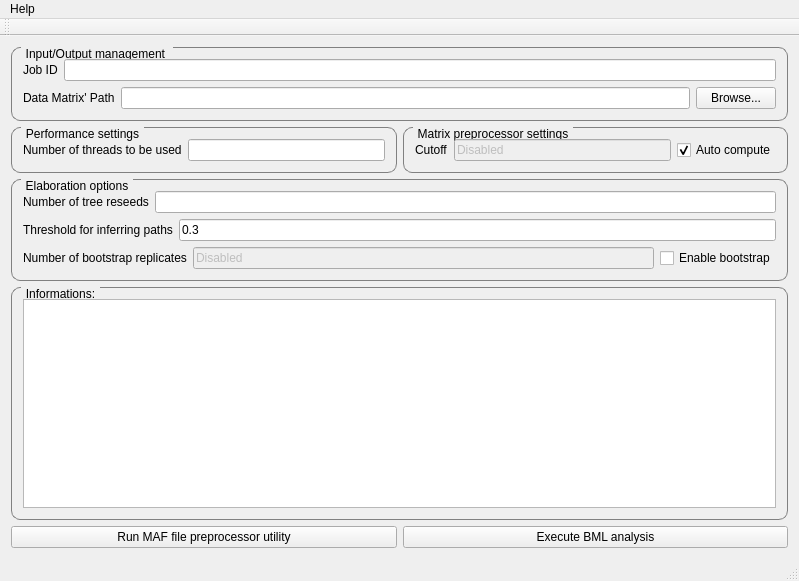
<?xml version="1.0" encoding="UTF-8"?>
<ui version="4.0">
 <class>MainMenu</class>
 <widget class="QMainWindow" name="MainMenu">
  <property name="geometry">
   <rect>
    <x>0</x>
    <y>0</y>
    <width>799</width>
    <height>581</height>
   </rect>
  </property>
  <property name="windowTitle">
   <string>BML: Bayesan Mutation Landscape</string>
  </property>
  <widget class="QWidget" name="centralWidget">
   <layout class="QVBoxLayout" name="verticalLayout_8">
    <item>
     <layout class="QVBoxLayout" name="verticalLayout_7">
      <item>
       <layout class="QVBoxLayout" name="verticalLayout_6">
        <item>
         <widget class="QGroupBox" name="groupBox">
          <property name="autoFillBackground">
           <bool>false</bool>
          </property>
          <property name="styleSheet">
           <string notr="true">

QGroupBox {
    border: 1px solid gray;
    border-radius: 9px;
    margin-top: 0.5em;
}

QGroupBox::title {
    subcontrol-origin: margin;
    left: 10px;
    padding: 0 3px 0 3px;
}

</string>
          </property>
          <property name="title">
           <string>Input/Output management </string>
          </property>
          <property name="flat">
           <bool>false</bool>
          </property>
          <property name="checkable">
           <bool>false</bool>
          </property>
          <layout class="QVBoxLayout" name="verticalLayout_5">
           <item>
            <layout class="QHBoxLayout" name="horizontalLayout_7">
             <item>
              <widget class="QLabel" name="label_2">
               <property name="text">
                <string>Job ID</string>
               </property>
              </widget>
             </item>
             <item>
              <widget class="QLineEdit" name="jobLine">
               <property name="text">
                <string/>
               </property>
              </widget>
             </item>
            </layout>
           </item>
           <item>
            <layout class="QHBoxLayout" name="horizontalLayout_4">
             <item>
              <widget class="QLabel" name="label">
               <property name="text">
                <string>Data Matrix' Path</string>
               </property>
              </widget>
             </item>
             <item>
              <widget class="QLineEdit" name="matrixPathLine">
               <property name="text">
                <string/>
               </property>
              </widget>
             </item>
             <item>
              <widget class="QPushButton" name="browseButton">
               <property name="text">
                <string>Browse...</string>
               </property>
              </widget>
             </item>
            </layout>
           </item>
          </layout>
         </widget>
        </item>
        <item>
         <layout class="QHBoxLayout" name="horizontalLayout_8">
          <item>
           <widget class="QGroupBox" name="groupBox_3">
            <property name="styleSheet">
             <string notr="true">

QGroupBox {
    border: 1px solid gray;
    border-radius: 9px;
    margin-top: 0.5em;
}

QGroupBox::title {
    subcontrol-origin: margin;
    left: 10px;
    padding: 0 3px 0 3px;
}

</string>
            </property>
            <property name="title">
             <string>Performance settings</string>
            </property>
            <layout class="QVBoxLayout" name="verticalLayout_3">
             <item>
              <layout class="QHBoxLayout" name="horizontalLayout_14">
               <item>
                <widget class="QLabel" name="label_10">
                 <property name="text">
                  <string>Number of threads to be used</string>
                 </property>
                </widget>
               </item>
               <item>
                <widget class="QLineEdit" name="numberOfThreadsLine">
                 <property name="text">
                  <string/>
                 </property>
                </widget>
               </item>
              </layout>
             </item>
            </layout>
           </widget>
          </item>
          <item>
           <widget class="QGroupBox" name="groupBox_2">
            <property name="styleSheet">
             <string notr="true">

QGroupBox {
    border: 1px solid gray;
    border-radius: 9px;
    margin-top: 0.5em;
}

QGroupBox::title {
    subcontrol-origin: margin;
    left: 10px;
    padding: 0 3px 0 3px;
}

</string>
            </property>
            <property name="title">
             <string>Matrix preprocessor settings</string>
            </property>
            <layout class="QVBoxLayout" name="verticalLayout_4">
             <item>
              <layout class="QHBoxLayout" name="horizontalLayout_13">
               <item>
                <layout class="QHBoxLayout" name="horizontalLayout_12">
                 <item>
                  <widget class="QLabel" name="label_8">
                   <property name="text">
                    <string>Cutoff</string>
                   </property>
                  </widget>
                 </item>
                 <item>
                  <widget class="QLineEdit" name="CutoffLine">
                   <property name="enabled">
                    <bool>false</bool>
                   </property>
                   <property name="text">
                    <string>Disabled</string>
                   </property>
                  </widget>
                 </item>
                </layout>
               </item>
               <item>
                <widget class="QCheckBox" name="autoCutoffCheckBox">
                 <property name="text">
                  <string>Auto compute</string>
                 </property>
                 <property name="checked">
                  <bool>true</bool>
                 </property>
                 <property name="tristate">
                  <bool>false</bool>
                 </property>
                </widget>
               </item>
              </layout>
             </item>
            </layout>
           </widget>
          </item>
         </layout>
        </item>
        <item>
         <widget class="QGroupBox" name="groupBox_5">
          <property name="styleSheet">
           <string notr="true">

QGroupBox {
    border: 1px solid gray;
    border-radius: 9px;
    margin-top: 0.5em;
}

QGroupBox::title {
    subcontrol-origin: margin;
    left: 10px;
    padding: 0 3px 0 3px;
}

</string>
          </property>
          <property name="title">
           <string>Elaboration options</string>
          </property>
          <layout class="QVBoxLayout" name="verticalLayout_2">
           <item>
            <layout class="QHBoxLayout" name="horizontalLayout_17">
             <item>
              <widget class="QLabel" name="label_11">
               <property name="text">
                <string>Number of tree reseeds</string>
               </property>
              </widget>
             </item>
             <item>
              <widget class="QLineEdit" name="reseedsLine">
               <property name="text">
                <string/>
               </property>
              </widget>
             </item>
            </layout>
           </item>
           <item>
            <layout class="QHBoxLayout" name="horizontalLayout_16">
             <item>
              <widget class="QLabel" name="label_12">
               <property name="text">
                <string>Threshold for inferring paths</string>
               </property>
              </widget>
             </item>
             <item>
              <widget class="QLineEdit" name="thresholdLine">
               <property name="text">
                <string>0.3</string>
               </property>
              </widget>
             </item>
            </layout>
           </item>
           <item>
            <layout class="QHBoxLayout" name="horizontalLayout_15">
             <item>
              <widget class="QLabel" name="label_13">
               <property name="text">
                <string>Number of bootstrap replicates</string>
               </property>
              </widget>
             </item>
             <item>
              <widget class="QLineEdit" name="replicatesLine">
               <property name="enabled">
                <bool>false</bool>
               </property>
               <property name="text">
                <string>Disabled</string>
               </property>
              </widget>
             </item>
             <item>
              <widget class="QCheckBox" name="checkBootstrap">
               <property name="text">
                <string>Enable bootstrap</string>
               </property>
               <property name="checked">
                <bool>false</bool>
               </property>
              </widget>
             </item>
            </layout>
           </item>
          </layout>
         </widget>
        </item>
       </layout>
      </item>
      <item>
       <widget class="QGroupBox" name="groupBox_4">
        <property name="styleSheet">
         <string notr="true">

QGroupBox {
    border: 1px solid gray;
    border-radius: 9px;
    margin-top: 0.5em;
}

QGroupBox::title {
    subcontrol-origin: margin;
    left: 10px;
    padding: 0 3px 0 3px;
}

</string>
        </property>
        <property name="title">
         <string>Informations:</string>
        </property>
        <layout class="QVBoxLayout" name="verticalLayout">
         <item>
          <widget class="QPlainTextEdit" name="logText">
           <property name="enabled">
            <bool>true</bool>
           </property>
           <property name="readOnly">
            <bool>true</bool>
           </property>
          </widget>
         </item>
        </layout>
       </widget>
      </item>
     </layout>
    </item>
    <item>
     <layout class="QHBoxLayout" name="horizontalLayout_18">
      <item>
       <widget class="QPushButton" name="mafButton">
        <property name="text">
         <string>Run MAF file preprocessor utility</string>
        </property>
       </widget>
      </item>
      <item>
       <widget class="QPushButton" name="runButton">
        <property name="text">
         <string>Execute BML analysis</string>
        </property>
       </widget>
      </item>
     </layout>
    </item>
   </layout>
  </widget>
  <widget class="QMenuBar" name="menuBar">
   <property name="geometry">
    <rect>
     <x>0</x>
     <y>0</y>
     <width>799</width>
     <height>25</height>
    </rect>
   </property>
   <widget class="QMenu" name="menuHelp">
    <property name="title">
     <string>Help</string>
    </property>
    <addaction name="actionGuide"/>
    <addaction name="actionChangelog"/>
    <addaction name="actionAbout_BML"/>
    <addaction name="actionBML_publication"/>
    <addaction name="separator"/>
    <addaction name="actioncBioPortal"/>
    <addaction name="actionGraphviz_Online"/>
   </widget>
   <addaction name="menuHelp"/>
  </widget>
  <widget class="QToolBar" name="mainToolBar">
   <attribute name="toolBarArea">
    <enum>TopToolBarArea</enum>
   </attribute>
   <attribute name="toolBarBreak">
    <bool>false</bool>
   </attribute>
  </widget>
  <widget class="QStatusBar" name="statusBar"/>
  <action name="actionAbout_BML">
   <property name="text">
    <string>About BML</string>
   </property>
  </action>
  <action name="actionGuide">
   <property name="text">
    <string>Guide</string>
   </property>
  </action>
  <action name="actionBML_publication">
   <property name="text">
    <string>BML publication</string>
   </property>
  </action>
  <action name="actionChangelog">
   <property name="text">
    <string>Changelog</string>
   </property>
  </action>
  <action name="actionGraphviz_Online">
   <property name="text">
    <string>Graphviz Online</string>
   </property>
  </action>
  <action name="actioncBioPortal">
   <property name="text">
    <string>cBioPortal datasets</string>
   </property>
  </action>
  <action name="actionBML_supplementary_data">
   <property name="text">
    <string>BML supplementary data</string>
   </property>
  </action>
 </widget>
 <layoutdefault spacing="6" margin="11"/>
 <resources/>
 <connections>
  <connection>
   <sender>actionAbout_BML</sender>
   <signal>triggered()</signal>
   <receiver>MainMenu</receiver>
   <slot>openHelp_About_BML()</slot>
   <hints>
    <hint type="sourcelabel">
     <x>-1</x>
     <y>-1</y>
    </hint>
    <hint type="destinationlabel">
     <x>763</x>
     <y>507</y>
    </hint>
   </hints>
  </connection>
  <connection>
   <sender>actionBML_publication</sender>
   <signal>triggered()</signal>
   <receiver>MainMenu</receiver>
   <slot>openHelp_BML_publication()</slot>
   <hints>
    <hint type="sourcelabel">
     <x>-1</x>
     <y>-1</y>
    </hint>
    <hint type="destinationlabel">
     <x>763</x>
     <y>507</y>
    </hint>
   </hints>
  </connection>
  <connection>
   <sender>actionChangelog</sender>
   <signal>triggered()</signal>
   <receiver>MainMenu</receiver>
   <slot>openHelp_Changelog()</slot>
   <hints>
    <hint type="sourcelabel">
     <x>-1</x>
     <y>-1</y>
    </hint>
    <hint type="destinationlabel">
     <x>763</x>
     <y>507</y>
    </hint>
   </hints>
  </connection>
  <connection>
   <sender>actionGraphviz_Online</sender>
   <signal>triggered()</signal>
   <receiver>MainMenu</receiver>
   <slot>openHelp_Graphviz()</slot>
   <hints>
    <hint type="sourcelabel">
     <x>-1</x>
     <y>-1</y>
    </hint>
    <hint type="destinationlabel">
     <x>763</x>
     <y>507</y>
    </hint>
   </hints>
  </connection>
  <connection>
   <sender>actionGuide</sender>
   <signal>triggered()</signal>
   <receiver>MainMenu</receiver>
   <slot>openHelp_Guide()</slot>
   <hints>
    <hint type="sourcelabel">
     <x>-1</x>
     <y>-1</y>
    </hint>
    <hint type="destinationlabel">
     <x>763</x>
     <y>507</y>
    </hint>
   </hints>
  </connection>
  <connection>
   <sender>browseButton</sender>
   <signal>pressed()</signal>
   <receiver>MainMenu</receiver>
   <slot>browseMatrixPressed()</slot>
   <hints>
    <hint type="sourcelabel">
     <x>1455</x>
     <y>130</y>
    </hint>
    <hint type="destinationlabel">
     <x>763</x>
     <y>507</y>
    </hint>
   </hints>
  </connection>
  <connection>
   <sender>autoCutoffCheckBox</sender>
   <signal>clicked(bool)</signal>
   <receiver>MainMenu</receiver>
   <slot>cutoffAutoSet(bool)</slot>
   <hints>
    <hint type="sourcelabel">
     <x>1379</x>
     <y>206</y>
    </hint>
    <hint type="destinationlabel">
     <x>1524</x>
     <y>293</y>
    </hint>
   </hints>
  </connection>
  <connection>
   <sender>checkBootstrap</sender>
   <signal>clicked(bool)</signal>
   <receiver>MainMenu</receiver>
   <slot>bootstrapEnabledSet(bool)</slot>
   <hints>
    <hint type="sourcelabel">
     <x>1490</x>
     <y>356</y>
    </hint>
    <hint type="destinationlabel">
     <x>1521</x>
     <y>359</y>
    </hint>
   </hints>
  </connection>
  <connection>
   <sender>runButton</sender>
   <signal>clicked()</signal>
   <receiver>MainMenu</receiver>
   <slot>runBML()</slot>
   <hints>
    <hint type="sourcelabel">
     <x>1491</x>
     <y>960</y>
    </hint>
    <hint type="destinationlabel">
     <x>1524</x>
     <y>952</y>
    </hint>
   </hints>
  </connection>
  <connection>
   <sender>mafButton</sender>
   <signal>clicked()</signal>
   <receiver>MainMenu</receiver>
   <slot>runMAF()</slot>
   <hints>
    <hint type="sourcelabel">
     <x>559</x>
     <y>976</y>
    </hint>
    <hint type="destinationlabel">
     <x>592</x>
     <y>989</y>
    </hint>
   </hints>
  </connection>
  <connection>
   <sender>actioncBioPortal</sender>
   <signal>triggered()</signal>
   <receiver>MainMenu</receiver>
   <slot>openHelp_cBioPortal()</slot>
   <hints>
    <hint type="sourcelabel">
     <x>-1</x>
     <y>-1</y>
    </hint>
    <hint type="destinationlabel">
     <x>763</x>
     <y>507</y>
    </hint>
   </hints>
  </connection>
 </connections>
 <slots>
  <slot>openHelp_About_BML()</slot>
  <slot>openHelp_Changelog()</slot>
  <slot>openHelp_BML_publication()</slot>
  <slot>openHelp_Graphviz()</slot>
  <slot>openHelp_Guide()</slot>
  <slot>openHelp_cBioPortal()</slot>
  <slot>browseMatrixPressed()</slot>
  <slot>cutoffAutoSet(bool)</slot>
  <slot>bootstrapEnabledSet(bool)</slot>
  <slot>runBML()</slot>
  <slot>runMAF()</slot>
  <slot>openHelp_sup_data()</slot>
 </slots>
</ui>
